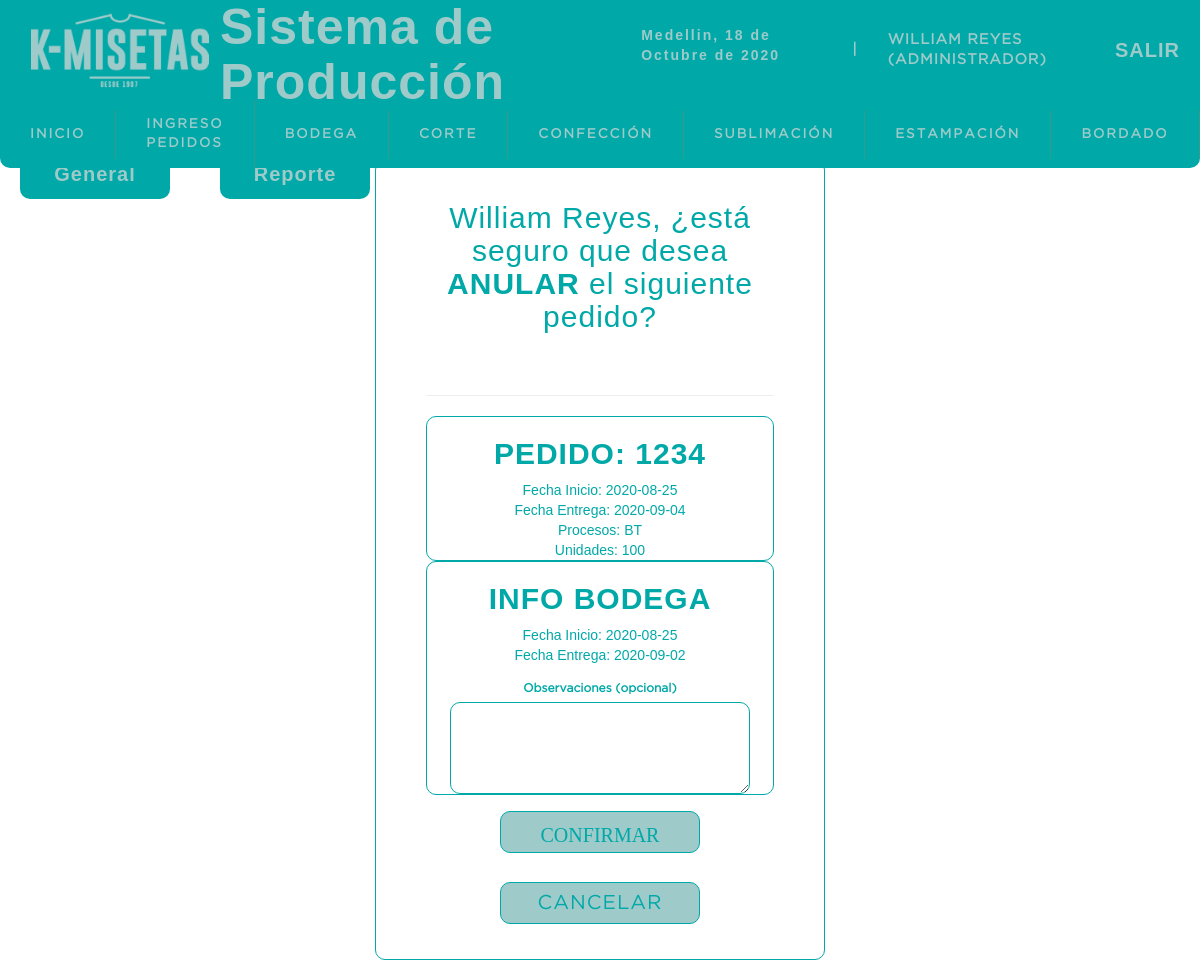
Page /sistema/anular_bodega.php?id=3 (signed in) on the earlier database version.
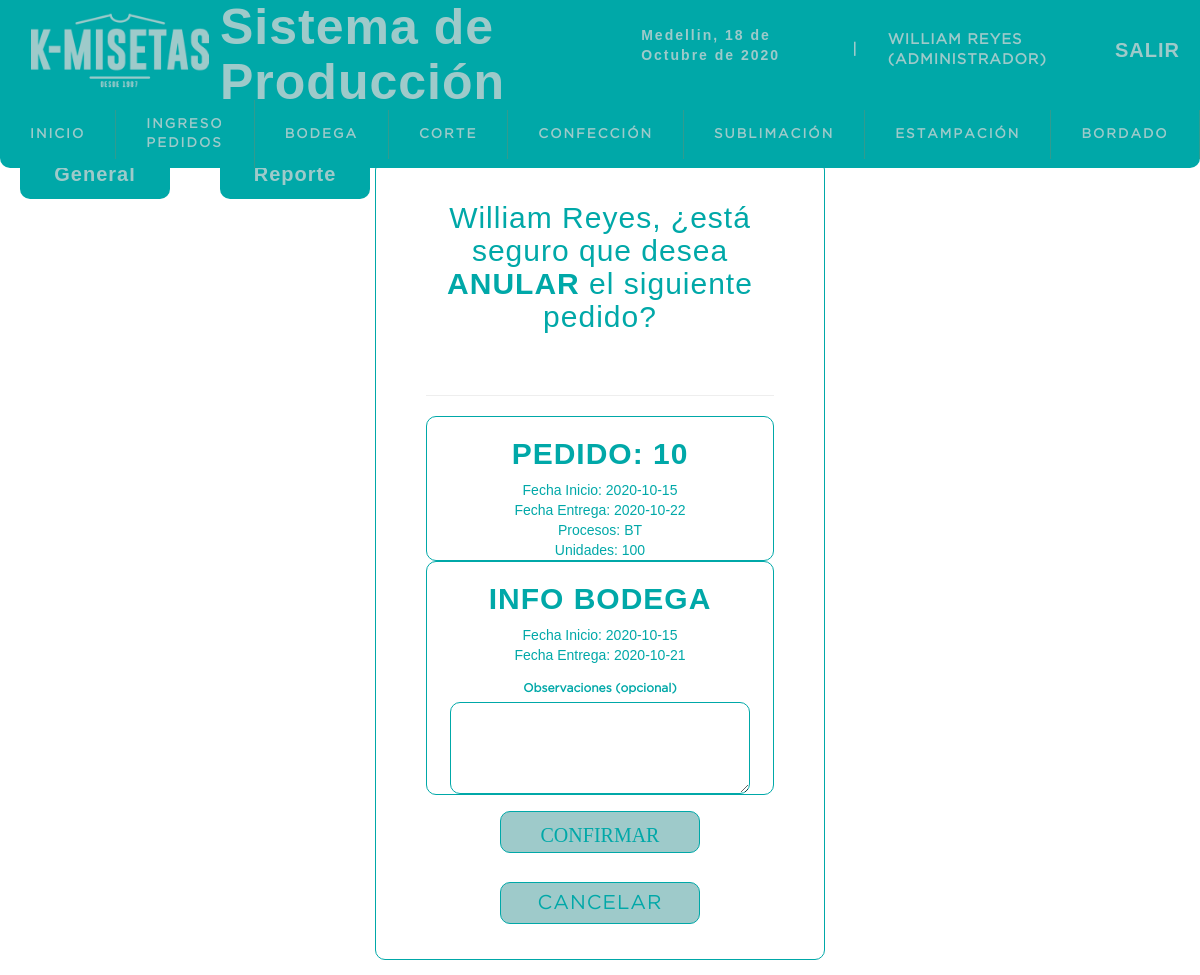
Same page on the later database version.
### tables this page shows
CREATE TABLE `pedidos` (
  `idpedido` int(11) NOT NULL,
  `num_pedido` varchar(10) NOT NULL,
  `cliente` varchar(50) NOT NULL,
  `asesor` varchar(15) NOT NULL,
  `fecha_inicio` date NOT NULL,
  `fecha_fin` date NOT NULL,
  `dias_habiles` int(11) NOT NULL,
  `procesos` int(11) NOT NULL,
  `unds` int(11) NOT NULL,
  `fecha_ingreso` datetime NOT NULL DEFAULT CURRENT_TIMESTAMP,
  `usuario` int(11) NOT NULL,
  `area_inicio` varchar(13) NOT NULL DEFAULT '0',
  `estado` int(11) NOT NULL DEFAULT '0'
);

CREATE TABLE `procesos` (
  `idproceso` int(11) NOT NULL,
  `siglas` varchar(5) NOT NULL,
  `1` varchar(13) NOT NULL,
  `2` varchar(13) NOT NULL,
  `3` varchar(13) NOT NULL,
  `4` varchar(13) NOT NULL,
  `5` varchar(13) NOT NULL,
  `6` varchar(13) NOT NULL,
  `tiempo1` decimal(10,2) NOT NULL,
  `tiempo2` decimal(10,2) NOT NULL,
  `tiempo3` decimal(10,2) DEFAULT NULL,
  `tiempo4` decimal(10,2) DEFAULT NULL,
  `tiempo5` decimal(10,2) DEFAULT NULL,
  `tiempo6` decimal(10,2) DEFAULT NULL,
  `dias_habiles` int(11) NOT NULL
);

CREATE TABLE `bodega` (
  `idbodega` int(11) NOT NULL,
  `pedido` int(11) NOT NULL,
  `iniciofecha` date NOT NULL,
  `finfecha` date NOT NULL,
  `dias` int(11) NOT NULL,
  `inicioprocesofecha` date NOT NULL,
  `finprocesofecha` date NOT NULL,
  `obs_bodega` varchar(500) DEFAULT NULL,
  `parcial` int(11) DEFAULT '0',
  `entrega` varchar(1) DEFAULT NULL,
  `estado` int(11) NOT NULL DEFAULT '0',
  `usuario` int(11) DEFAULT NULL
);

### sistema/anular_bodega.php (the view, shortened to what this page needs)
<?php
include "../conexion.php";
if(empty($_REQUEST['id'])){
    header("location: listabodegageneral.php");
}else{
    $idbodega=$_REQUEST['id'];
    $query=mysqli_query($conexion, "SELECT pe.num_pedido, pe.cliente, pe.asesor, pe.fecha_inicio as 'iniciopedido',
    pe.fecha_fin as 'finpedido', pe.dias_habiles as 'diaspedido', pe.unds, pe.fecha_ingreso, pe.usuario,
    bo.idbodega, bo.iniciofecha as 'iniciobodega', bo.finfecha as 'finbodega', bo.dias as 'diasbodega',
    bo.inicioprocesofecha, bo.finprocesofecha, bo.parcial, us.usuario, bo.obs_bodega, pr.siglas, es.estado, es.id_estado
    FROM pedidos pe
    INNER JOIN procesos pr ON pe.procesos=pr.idproceso
    INNER JOIN bodega bo ON pe.idpedido=bo.pedido
    INNER JOIN usuario us on pe.usuario=us.idusuario
    INNER JOIN estado es ON bo.estado=es.id_estado WHERE bo.idbodega=$idbodega");
    $result = mysqli_num_rows($query);
    if($result>0){
        $data = mysqli_fetch_array($query);
            $pedido= $data['num_pedido'];
            $iniciopedido=$data['iniciopedido'];
            $finpedido=$data['finpedido'];
            $siglas=$data['siglas'];
            $unds=$data['unds'];
            $iniciobodega=$data['iniciobodega'];
            $finbodega=$data['finbodega'];
        }else{
            header("location: listabodegageneral.php");
        }
    }
?>
<!DOCTYPE html>
<html lang="es">
<head>
	<?php include "includes/scripts.php"?>
</head>
<body>
<?php
include "includes/header.php"?>
	<section id="container">
    <a href="listabodegageneral.php" class="btn_new" style="position:fixed ; top:150px; left: 0px;">General</a>
    <a href="reporte_bodega.php" class="btn_new" style="position:fixed ; top:150px; left: 200px;">Reporte</a>
        <div class="data_delete">
            <form style="width:450px" action="" method="post">
            <h2> <?php if ($_SESSION['sexo']=='hombre'){echo $_SESSION['nombre'].', ¿está seguro ';}else{echo $_SESSION['nombre'].', ¿está segura ';}?> que desea <b> ANULAR </b>el siguiente pedido?</h2>
            <div class="alert"><?php echo isset($alert) ? $alert : '';?></div>
            <hr>
            <div style="border: 1px solid #00a8a8; border-radius: 10px; ">
        <center> <h3 style="text-transform: uppercase; ">pedido: <?php echo $pedido?></h3>
        <div>
            Fecha Inicio: <?php echo $iniciopedido?>
        </div>
        <div>
            Fecha Entrega: <?php echo $finpedido?>
        </div>
        <div>
            Procesos: <?php echo $siglas?>
        </div>
        <div>
            Unidades: <?php echo $unds?>
        </div>
        </center>
        </div>
        <div style="border: 1px solid #00a8a8; border-radius: 10px; ">
        <center> <h3 style="text-transform: uppercase; ">Info Bodega</h3>
        <div>
            Fecha Inicio: <?php echo $iniciobodega?>
        </div>
        <div>
            Fecha Entrega: <?php echo $finbodega?>
        </div>
        <div>
            <label for="obs">Observaciones (opcional)</label>
            <textarea  style ="width: 300px" name="obs" id="obs" rows="4" cols="45"></textarea>
        </div>
        </center>
        </div>
            <input type="submit" value="Confirmar" class="btn_ok glyphicon glyphicon-remove">
            <a href="listabodegageneral.php" class="btn_cancel"><span >Cancelar</span> </a>
            </form>
        </div>
</section>
</body>
</html>

Differences in the rows shown:
removed pedidos: num_pedido "1234", fecha_inicio "2020-08-25", fecha_fin "2020-09-04", procesos.siglas "BT", unds "100", bodega.iniciofecha "2020-08-25", bodega.finfecha "2020-09-02"
added pedidos: num_pedido "10", fecha_inicio "2020-10-15", fecha_fin "2020-10-22", procesos.siglas "BT", unds "100", bodega.iniciofecha "2020-10-15", bodega.finfecha "2020-10-21"
